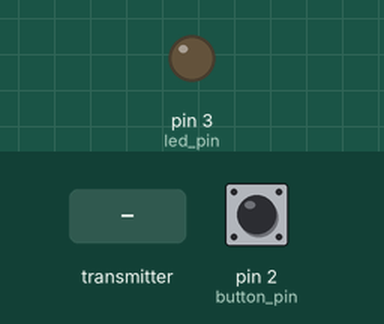
This sketch was run on a simulated Arduino Uno, built with avr-gcc and run on an emulated ATmega328P. Shown: output pins drawn as LEDs (lit = HIGH). The test bench sets the inputs (shaded band); at power-on: pin 2 (button_pin) LOW. No radio packets arrive unless stated.

Above: at 1.2 s.
1.3 s: the transmitter starts sending button_state1 = 1
At 2.3 s:
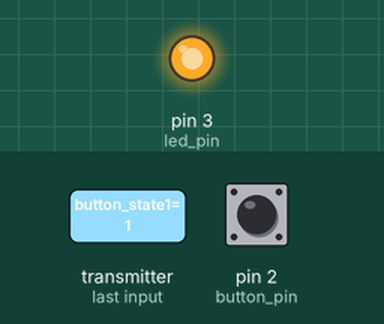
2.8 s: the transmitter starts sending button_state1 = 0
At 3.5 s:
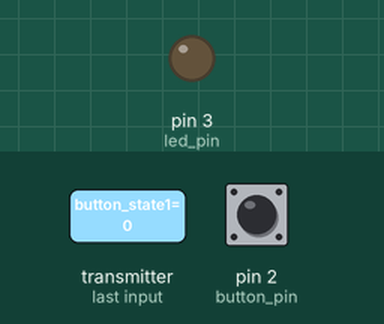
Timing chart, 0 to 5.8 s (numbered marks = the images above; inputs shaded):
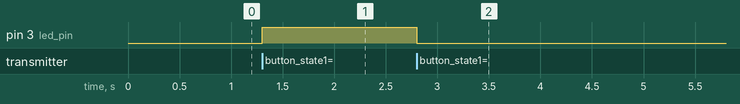

The sketch:

transceiver.ino
```cpp
    #include <SPI.h>
    #include <nRF24L01.h>
    #include <RF24.h>

    RF24 radio(9, 10); // CE, CSN
    const byte addresses [][6] = {"00001", "00002"};  //Setting the two addresses. One for transmitting and one for receiving
    int button_pin = 2;
    int led_pin = 3;
    boolean button_state = 0;
    boolean button_state1 = 0;

    void setup() {
      pinMode(button_pin, INPUT);
      pinMode(led_pin, OUTPUT);
      radio.begin();                           //Starting the radio communication
      radio.openWritingPipe(addresses[1]);     //Setting the address at which we will send the data
      radio.openReadingPipe(1, addresses[0]);  //Setting the address at which we will receive the data
      radio.setPALevel(RF24_PA_MIN); //You can set it as minimum or maximum depending on the distance between the transmitter and receiver.
    }
    void loop()
    {
      delay(5);
      radio.stopListening();                             //This sets the module as transmitter
      button_state = digitalRead(button_pin);
      radio.write(&button_state, sizeof(button_state));  //Sending the data
      delay(5);

      radio.startListening();                            //This sets the module as receiver
      while(!radio.available());                         //Looking for incoming data
      radio.read(&button_state1, sizeof(button_state1)); //Reading the data
      if (button_state1 == HIGH)
      {
        digitalWrite(led_pin, HIGH);
      }
      else
      {
        digitalWrite(led_pin, LOW);
      }
    }
```

Measured:
- after the input at 1.3 s, pin 3 (led_pin): LOW → HIGH at once
- after the input at 2.8 s, pin 3 (led_pin): HIGH → LOW at once
